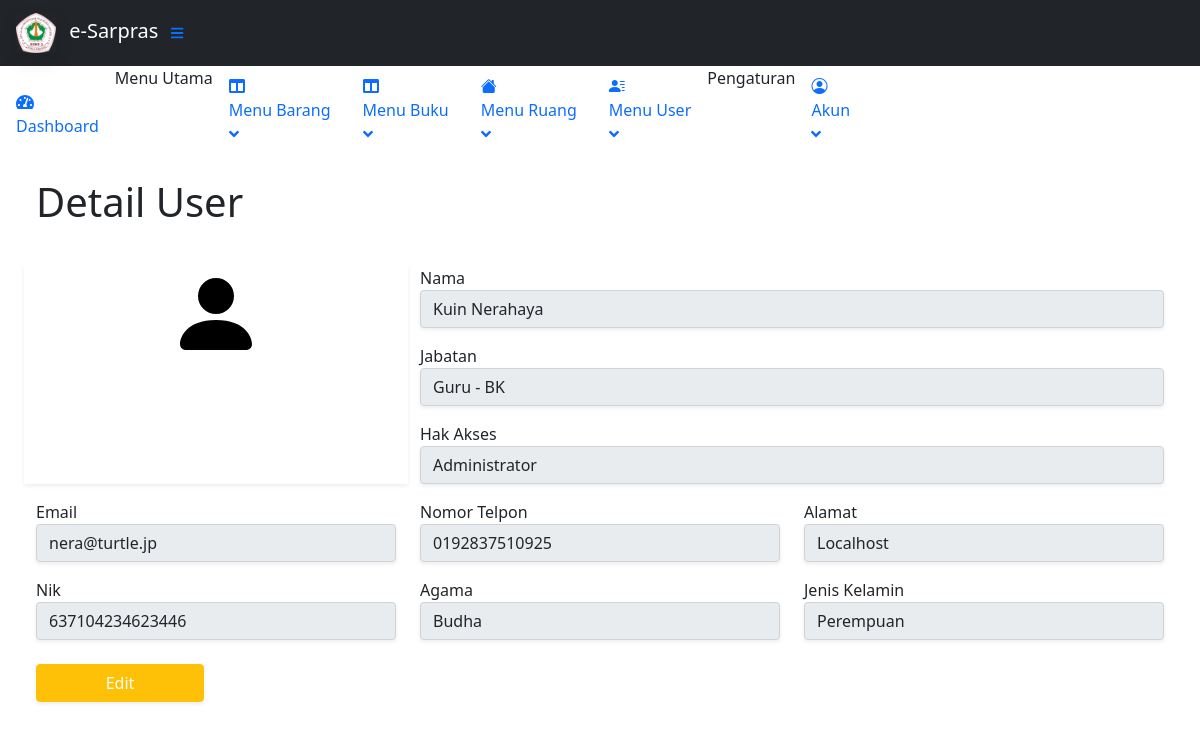
Before: /contents/Barang/index.php?page=UserDetail&id=1 with the older database file.
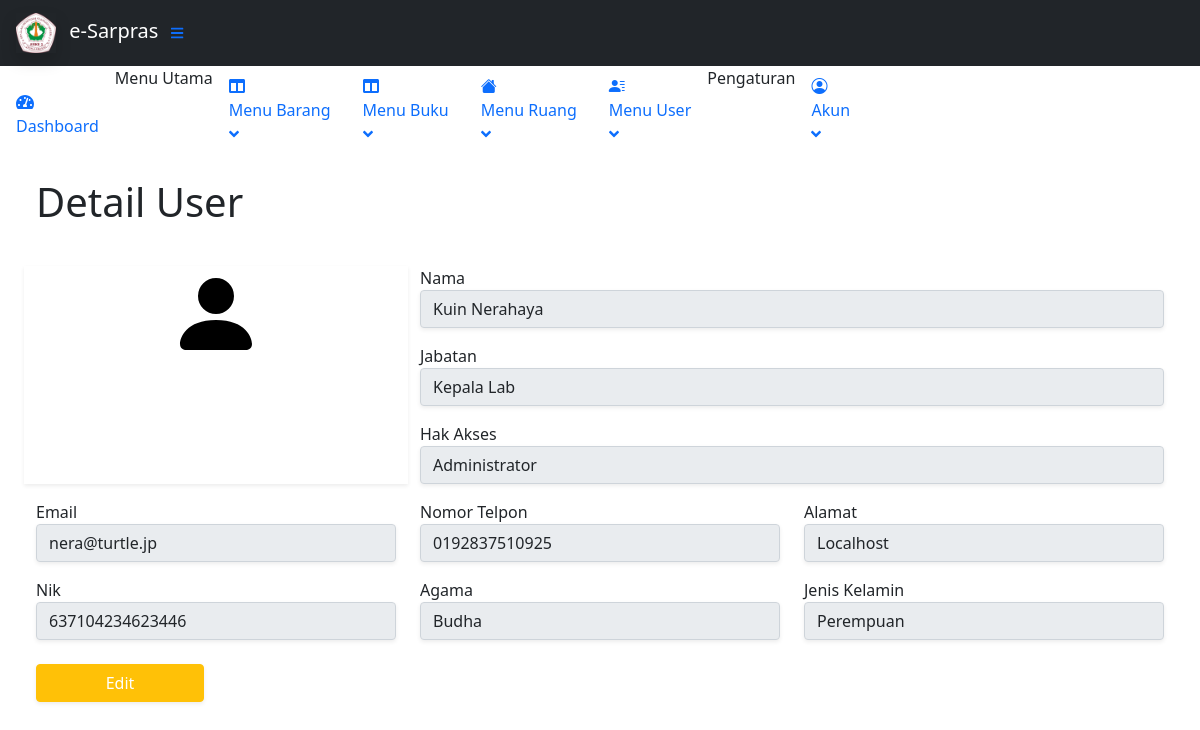
After: the same page with the newer database file.
### tables this page shows
CREATE TABLE `tuser` (
  `idUser` int(11) NOT NULL,
  `username` varchar(30) NOT NULL,
  `password` varchar(255) NOT NULL,
  `role` enum('Superuser','Administrator','Guest') NOT NULL,
  `nik` varchar(16) DEFAULT NULL,
  `nama` varchar(30) NOT NULL,
  `fotoProfil` varchar(255) DEFAULT 'person-fill.svg',
  `gender` enum('Laki-laki','Perempuan') NOT NULL,
  `agama` enum('Budha','Hindu','Islam','Katholik','Kristen') NOT NULL,
  `telpon` varchar(13) DEFAULT NULL,
  `email` varchar(30) DEFAULT NULL,
  `tanggalLahir` date DEFAULT NULL,
  `alamat` varchar(50) DEFAULT NULL,
  `status` enum('Kepala Sekolah','Wakil Kepala Sekolah','Kepala Lab','Guru') DEFAULT NULL,
  `isDeleted` tinyint(1) NOT NULL DEFAULT '0'
);

### config/userfunctions.php (called while the page is built, shortened)
<?php
	include 'connect.php';
	function query($query) {
		global $db;
		$result = mysqli_query($db, $query);
		$rows = [];
		while( $row = mysqli_fetch_assoc($result) ) {
			$rows[] = $row;
		}
		return $rows;
	}
 ?>

### contents/User/detailuser.php (the view)
<?php
    include 'config/userfunctions.php';
    $id = $_GET['id'];
    $user = query("SELECT * FROM tuser WHERE idUser = $id")[0];
?>
<main>
    <div class="container-fluid px-4">
        <h1 class="mt-4 mb-4">Detail User</h1>
        <div class="row">
            <div class="col-md-4 mt-3 shadow-sm">
                <div class="text-center">
                    <img class="profile-photo" src="Assets/img/user/<?= $user['fotoProfil'] ?>" alt="Foto Profil" style="width: 96px;">
                </div>
            </div>
            <div class="col-md">
                <label for="" class="mt-3">Nama</label>
                <input type="text" class="form-control shadow-sm" disabled name="nama" value="<?= $user['nama']; ?>">
                <label for="" class="mt-3">Jabatan</label>
                <input type="text" class="form-control shadow-sm" disabled name="status" value="<?= $user['status']; ?>">
                <label for="" class="mt-3">Hak Akses</label>
                <input type="text" class="form-control shadow-sm" disabled name="role" value="<?= $user['role']; ?>">
            </div>
        </div>
        <div class="row">
            <div class="col-md">
                <label for="" class="mt-3">Email</label>
                <input type="text" class="form-control shadow-sm" disabled name="email" value="<?= $user['email']; ?>">
            </div>
            <div class="col-md">
                <label for="" class="mt-3">Nomor Telpon</label>
                <input type="text" class="form-control shadow-sm" disabled name="telpon" value="<?= $user['telpon']; ?>">
            </div>
            <div class="col-md">
                <label for="" class="mt-3">Alamat</label>
                <input type="text" class="form-control shadow-sm" disabled name="alamat" value="<?= $user['alamat']; ?>">
            </div>
        </div>
        <div class="row mb-4">
            <div class="col-md">
                <label for="" class="mt-3">Nik</label>
                <input type="text" class="form-control shadow-sm" disabled name="nik" value="<?= $user['nik']; ?>">
            </div>
            <div class="col-md">
                <label for="" class="mt-3">Agama</label>
                <input type="text" class="form-control shadow-sm" disabled name="agama" value="<?= $user['agama']; ?>">
            </div>
            <div class="col-md">
                <label for="" class="mt-3">Jenis Kelamin</label>
                <input type="text" class="form-control shadow-sm" disabled name="gender" value="<?= $user['gender']; ?>">
            </div>
        </div>
        <div class="row mb-5">
            <div class="col-md-2">
                <div class="d-grid">
                    <a href="index.php?page=Useredit&id=<?= $userSession['idUser']; ?>" class='btn btn-warning text-white shadow-sm'>Edit</a>
                </div>
            </div>
        </div>
    </div>
</main>

Changed rows visible on the page:
changed tuser "Kuin Nerahaya": status "Guru - BK" → "Kepala Lab"
